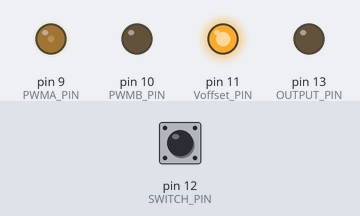
The sketch below on a simulated Arduino Uno, built with avr-gcc and run on an emulated ATmega328P. On the bench: output pins drawn as LEDs (lit = HIGH). Dashed ring = blinking. The inputs (shaded band) are chosen by the test bench; at power-on: pin 12 (SWITCH_PIN) HIGH. What the sketch prints to the serial monitor is not drawn.

Above: at 0.2 s.
At 1.15 s:
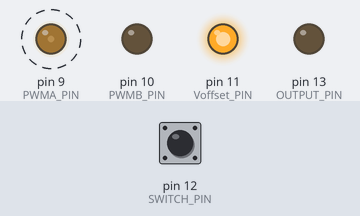
Timing chart, 0 to 3.2 s (numbered marks = the images above):
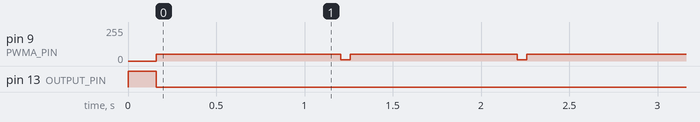

The sketch:

avrPWMphotoDiodeWave.ino
```cpp
/**********************************************************/
/* AVR Atmega328P PWM generator                           */
/**********************************************************/
#include <avr/io.h>
#include <FlexiTimer2.h>

extern "C"
{
}

/**********************************************************/
/* prototypes                                             */
/**********************************************************/
static void generateWaveData();

/**********************************************************/
/* valiables                                              */
/**********************************************************/
#define  PWMA_PIN     9  // PB1:OC1A
#define  PWMB_PIN     10  // PB2:OC1B
#define  Voffset_PIN  11
#define  SWITCH_PIN   12
#define  OUTPUT_PIN   13
#define  TIMER_COUNTER_CLOCK  (1000000)
#define  PHASE_SHIFT          (-60.0f)
/* 50hz */
#define  FREQUENCY            (10.0f)  // 50.0f
#define  RESOLUTION           (50 * 10)  /* 16000000hz = 50hz * 256 * 50 * 25 */
#define  RESOLUTION_F         (50.0F * 10.0F / 2.0F)  /* 16000000hz = 50hz * 256 * 50 * 25 */
/* 60hz */
//#define  FREQUENCY            (60.0f)  /* 16000000hz = 60hz * 256 * 40 * 26.0416667 */
//#define  RESOLUTION           (40)

//int scale = (256 / 2) - 1;  /* 1000000 is timer clock */
int scale = (int)((128.0 * 2.0 / 6.0) + 0.5);  /* 1000000 is timer clock */
int offset = (256 / 2) - 0;  /* center position */
int ledVF = (int)(-128.0 * (3.6 + 1.0) / 6.0);
int waveTableCounter;
float channelPhase = (2 * M_PI * PHASE_SHIFT / 360.0f);
uint16_t waveTableA[ RESOLUTION ];
uint32_t retry_time,switch_sample_time;

/**********************************************************/
/* setup                                                  */
/**********************************************************/
void setup()
{
  Serial.begin( 115200UL );
  Serial.println( "AVR Atmega328P PWM generator." );
  digitalWrite( PWMA_PIN, LOW );
  digitalWrite( PWMB_PIN, LOW );
  pinMode( PWMA_PIN, OUTPUT );
  pinMode( PWMB_PIN, OUTPUT );

  digitalWrite( OUTPUT_PIN, HIGH );  /* relay off */
  digitalWrite( Voffset_PIN, LOW );
  pinMode( SWITCH_PIN, INPUT );
  pinMode( OUTPUT_PIN, OUTPUT );
  pinMode( Voffset_PIN, OUTPUT );

  /* generate wave data */
  generateWaveData();

  /* display wave data A */
  Serial.println( "WAVE DATA A" );
  for( int i = 0; i < RESOLUTION; i++ )
  {
    Serial.print( waveTableA[ i ], DEC );
    Serial.print( "," );
    if( (i % 10) == 9 ) Serial.println();
  }
  Serial.println();

  /* timer counter initialize. */
  TCCR1B = 0x00;  //  timer1 stop
  TCNT1 = 0x0000;  // 16bit counter clear
  TIMSK1 = 0x00;  // interrupt disable
  TCCR1A = 0b10100001;  //  0b10 10 00 01
    // OC1A : compare match goes OC1A to clear and top goes OC1A to set.
    // OC1B : compare match goes OC1B to clear and top goes OC1B to set.
    // fast 8bit PWM and top is 0x00FF. WGM = 0b0101
  TCCR1B = 0b00001010;  //  0b0 0 0 01 010
    // fast 8bit PWM and top is 0x00FF.
    // clkIO / 8 priscaller.
  waveTableCounter = RESOLUTION - 1;
  OCR1A = waveTableA[ waveTableCounter ];
  TIMSK1 = 0x00;  // interrupt disable
  digitalWrite( Voffset_PIN, HIGH );  // always HIGH
  digitalWrite( OUTPUT_PIN, LOW );  /* relay on */
  FlexiTimer2::set( 1, 1.0f / (FREQUENCY * RESOLUTION), pwmUpdateHandler );
  FlexiTimer2::start();

  retry_time = switch_sample_time = millis();

  /* Infinite loop */
  while(0) {}
}

/**********************************************************/
/* loop ※使われない                                      */
/**********************************************************/
void loop()
{
  /* When a waveform is output when a switch is pressed. */
  static uint16_t swbit = 0;
  if( (millis() - switch_sample_time) >= 20UL )
  {
    switch_sample_time = millis();
    swbit <<= 1;
    if( digitalRead( SWITCH_PIN ) == LOW ) { swbit |= 0x0001; }
    if( swbit == 0x000F ) { waveTableCounter = 0; retry_time = millis(); }
  }

  /* When periodically outputting waveforms. */
  if( (millis() - retry_time) >= 1000UL )
  {
    retry_time = millis();
    if( waveTableCounter == RESOLUTION - 1 ) { waveTableCounter = 0; }
  }
}

/**********************************************************/
/* generate wave data                                     */
/**********************************************************/
static void generateWaveData()
{
#if 0
  /* sine wave */
  for( int i = 0; i < RESOLUTION; i++ )
  {
    int tempI = (int)(sin(2 * M_PI * i / RESOLUTION) * scale);
    tempI += offset + ledVF;
    if( tempI < 0 ) { tempI = 0; }
    if( tempI >= 128 ) { tempI = 127; }
    waveTableA[ i ] = (uint16_t)tempI;
//    waveTableA[ i ] = 0;
  }
#else
  /* x^2 wave */
  int X = -RESOLUTION / 2;
  float scale_root = powf( scale, 0.5F );
  for( int i = 0; i < RESOLUTION; i++ )
  {
    float Y = X * scale_root / RESOLUTION_F; X++;
    Y = powf( Y, 2.0F );
    int tempI = (int)(Y + 0.5F);
    tempI -= scale / 2;
    tempI += offset + ledVF;
    if( tempI < 0 ) { tempI = 0; }
    if( tempI >= 128 ) { tempI = 127; }
    waveTableA[ i ] = (uint16_t)tempI;
//    waveTableA[ i ] = 0;
  }
#endif
}

/**********************************************************/
/* pwm update handler                                     */
/**********************************************************/
void pwmUpdateHandler()
{
  OCR1A = waveTableA[ waveTableCounter ];
  if( ++waveTableCounter >= RESOLUTION )
  {
//    waveTableCounter = 0;  // When outputting waveforms continuously.
    waveTableCounter = RESOLUTION - 1;  // When outputting a waveform in a single shot.
  }
}
```

Measured:
- by itself, pin 9 (PWMA_PIN): alternates 52/255 for 0.95 s and 9/255 for 0.06 s
